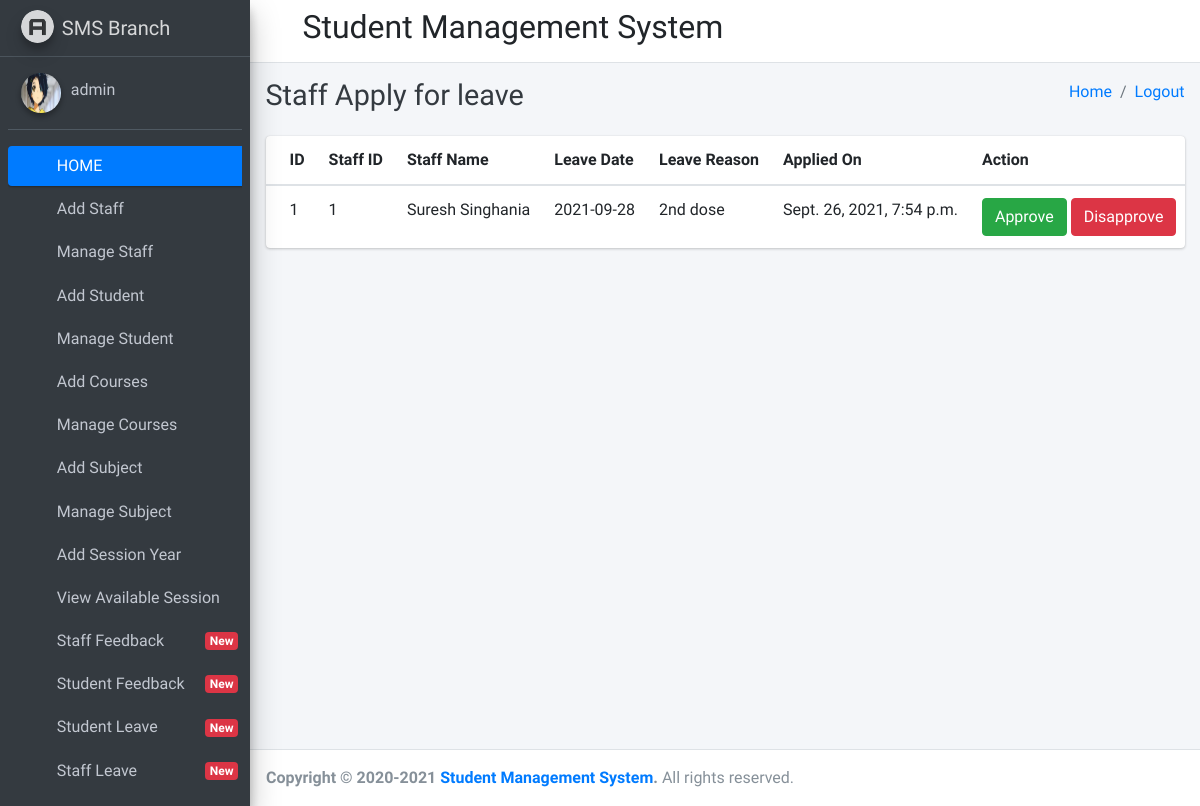
Page /staff_leave_view (signed in) on the earlier database version.
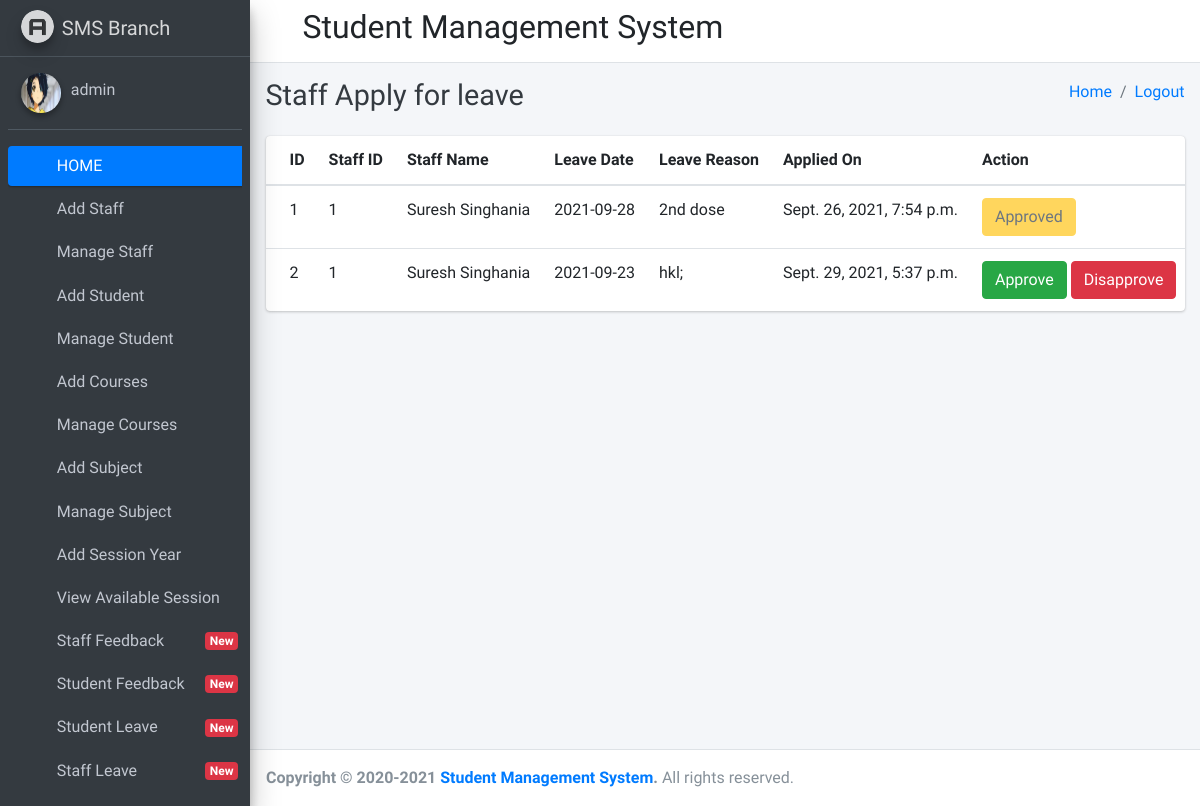
Same page on the later database version.
### student_management_app/models.py (models this page shows)
class CustomUser(AbstractUser):
    user_type_data=((1,"HOD"),(2,"Staff"),(3,"Student"))
    user_type=models.CharField(default=1,choices=user_type_data,max_length=10)

class LeaveReportStaff(models.Model):
    id = models.AutoField(primary_key=True)
    staff_id = models.ForeignKey(Staffs, on_delete=models.CASCADE)
    leave_date = models.CharField(max_length=255,default="")
    leave_message = models.TextField()
    leave_status = models.IntegerField(default=0)
    created_at = models.DateTimeField(auto_now_add=True)
    updated_at = models.DateTimeField(auto_now_add=True)
    objects = models.Manager()

class Staffs(models.Model):
    id=models.AutoField(primary_key=True)
    admin=models.OneToOneField(CustomUser,on_delete=models.CASCADE,default="")
    address=models.TextField()
    created_at=models.DateTimeField(auto_now_add=True)
    updated_at=models.DateTimeField(auto_now_add=True)
    objects=models.Manager()

### student_management_app/HodViews.py (the view)
# urls.py: path('staff_leave_view', HodViews.staff_leave_view, name="staff_leave_view"),
def staff_leave_view(request):
    leaves = LeaveReportStaff.objects.all()
    return render(request,"hod_templates/staff_leave_view.html",{"leaves":leaves})

### student_management_app/context_processors.py (called while the page is built)
def google_analytics(request: HttpRequest):
    return {
        'GA_KEY': settings.GOOGLE_ANALYTICS_KEY,
    }

### student_management_app/templates/hod_templates/staff_leave_view.html
{% extends 'hod_templates/base_template.html' %}
{% block page_title %}
Staff Apply for leave
{% endblock page_title %}
{% block main_content %}
    <section class="content">
      <div class="container-fluid">
          <div class="row">
              <div class="col-md-12">
            <div class="card card-primary">
              <div class="card-body table-responsive p-0">
                <table class="table table-hover text-nowrap">
                  <thead>
                    <tr>
                      <th>ID</th>
                        <th>Staff ID</th>
                        <th>Staff Name</th>
                        <th>Leave Date</th>
                        <th>Leave Reason</th>
                        <th>Applied On</th>
                        <th>Action</th>
                    </tr>
                  </thead>
                  <tbody>
                    {% for leave in leaves %}
                  <tr>
                    <td>{{ leave.id }}</td>
                      <td>{{ leave.staff_id.id }}</td>
                      <td>{{ leave.staff_id.admin.first_name }} {{ leave.staff_id.admin.last_name }}</td>
                      <td>{{ leave.leave_date }}</td>
                    <td>{{ leave.leave_message }}</td>
                    <td>{{ leave.created_at }}</td>
                    <td>
                      {% if leave.leave_status == 0 %}
                      <a href="{% url 'staff_approve_leave' leave_id=leave.id %}" class="btn btn-success" >Approve</a>
                      <a href="{% url 'staff_disapprove_leave' leave_id=leave.id %}" class="btn btn-danger" >Disapprove</a>
                      {% elif leave.leave_status == 1 %}
                      <button class="btn btn-warning" disabled="disabled" data-toggle="model" data-target="#reply_model">Approved</button>
                      {% else %}
                      <button class="btn btn-danger" disabled="disabled" data-toggle="model" data-target="#reply_model">Disapproved</button>
                      {% endif %}
                    </td>
                  </tr>
                  {% endfor %}
                  </tbody>
                </table>
              </div>
            </div>
          </div>
          </div>
      </div>
    </section>
{% endblock main_content %}

### student_management_app/templates/hod_templates/base_template.html (shortened to what this page needs)
{% load static %}
<!DOCTYPE html>
<html>
<head>
  <link rel="stylesheet" href="{% static 'plugins/fontawesome-free/css/all.min.css' %}">
  <link rel="stylesheet" href="https://code.ionicframework.com/ionicons/2.0.1/css/ionicons.min.css">
  <link rel="stylesheet" href="{% static 'plugins/tempusdominus-bootstrap-4/css/tempusdominus-bootstrap-4.min.css' %}">
  <link rel="stylesheet" href="{% static 'plugins/icheck-bootstrap/icheck-bootstrap.min.css' %}">
  <link rel="stylesheet" href="{% static 'plugins/jqvmap/jqvmap.min.css' %}">
  <link rel="stylesheet" href="{% static 'dist/css/adminlte.min.css' %}">
  <link rel="stylesheet" href="{% static 'plugins/overlayScrollbars/css/OverlayScrollbars.min.css' %}">
  <link rel="stylesheet" href="{% static 'plugins/daterangepicker/daterangepicker.css' %}">
  <link rel="stylesheet" href="{% static 'plugins/summernote/summernote-bs4.css' %}">
</head>
<body class="hold-transition sidebar-mini layout-fixed">
<div class="wrapper">
  <nav class="main-header navbar navbar-expand navbar-white navbar-light">
    <ul class="navbar-nav">
      <li class="nav-item">
        <a class="nav-link" data-widget="pushmenu" href="#"><i class="fas fa-bars"></i></a>
      </li>
      <h2>Student Management System</h2>
    </ul>
  </nav>
  {% include 'hod_templates/sidebar_content.html' %}
    <div class="content-wrapper">
  <div class="content-header">
      <div class="container-fluid">
        <div class="row mb-2">
          <div class="col-sm-6">
            <h1 class="m-0 text-dark">{% block page_title %}{% endblock page_title %}</h1>
          </div>
          <div class="col-sm-6">
            <ol class="breadcrumb float-sm-right">
              <li class="breadcrumb-item"><a href="/admin_home">Home</a></li>
              <li class="breadcrumb-item active"><a href="/">Logout</a> </li>
            </ol>
          </div>
        </div>
      </div>
    </div>
{% block main_content %}
  {% endblock main_content %}
</div>
  {% include 'hod_templates/footer.html' %}
</div>
</body>
</html>

### student_management_app/templates/hod_templates/sidebar_content.html (shortened to what this page needs)
{% load static %}
<aside class="main-sidebar sidebar-dark-primary elevation-4">
    <a href="index3.html" class="brand-link">
      <img src="{% static 'dist/img/AdminLTELogo.png' %}" alt="AdminLTE Logo" class="brand-image img-circle elevation-3"
           style="opacity: .8">
      <span class="brand-text font-weight-light">SMS Branch</span>
    </a>
    <div class="sidebar">
      <div class="user-panel mt-3 pb-3 mb-3 d-flex">
        <div class="image">
          <img src="{% static 'dist/img/aarti.jpg' %}" class="img-circle elevation-2" alt="User Image" style="height: 2.5rem;
    width: 2.5rem;
}">
        </div>
        <div class="info">
          <a href="/admin_profile" class="d-block">{{ user.username }}</a>
        </div>
      </div>
      <nav class="mt-2">
        <ul class="nav nav-pills nav-sidebar flex-column" data-widget="treeview" role="menu" data-accordion="false">
          <li class="nav-item has-treeview menu-open">
            <a href="http://127.0.0.1:8000/admin_home" class="nav-link active">
              <i class="nav-icon fas fa-tachometer-alt"></i>
              <p>
                HOME
              </p>
            </a>
          </li>
          <li class="nav-item">
            <a href="/add_staff" class="nav-link">
              <i class="nav-icon fas fa-th"></i>
              <p>
                Add Staff
              </p>
            </a>
          </li>
          <li class="nav-item">
            <a href="/manage_staff" class="nav-link">
              <i class="nav-icon fas fa-th"></i>
              <p>
                Manage Staff
              </p>
            </a>
          </li>
          <li class="nav-item">
            <a href="/add_student" class="nav-link">
              <i class="nav-icon fas fa-th"></i>
              <p>
                Add Student
              </p>
            </a>
          </li>
          <li class="nav-item">
            <a href="/manage_student" class="nav-link">
              <i class="nav-icon fas fa-th"></i>
              <p>
                Manage Student
              </p>
            </a>
          </li>
          <li class="nav-item">
            <a href="/add_course" class="nav-link">
              <i class="nav-icon fas fa-th"></i>
              <p>
                Add Courses
              </p>
            </a>
          </li>
          <li class="nav-item">
            <a href="/manage_course" class="nav-link">
              <i class="nav-icon fas fa-th"></i>
              <p>
                Manage Courses
              </p>
            </a>
          </li>
          <li class="nav-item">
            <a href="/add_subject" class="nav-link">
              <i class="nav-icon fas fa-th"></i>
              <p>
                Add Subject
              </p>
            </a>
          </li>
          <li class="nav-item">
            <a href="/manage_subject" class="nav-link">
              <i class="nav-icon fas fa-th"></i>
              <p>
                Manage Subject
              </p>
            </a>
          </li>
          <li class="nav-item">
            <a href="/add_session" class="nav-link">
              <i class="nav-icon fas fa-th"></i>
              <p>
                Add Session Year
              </p>
            </a>
          </li>
          <li class="nav-item">
            <a href="/manage_session" class="nav-link">
              <i class="nav-icon fas fa-th"></i>
              <p>
                View Available Session
              </p>
            </a>
          </li>
          <li class="nav-item">
            <a href="/staff_feedback_message" class="nav-link">
              <i class="nav-icon fas fa-th"></i>
              <p>
                Staff Feedback
                <span class="right badge badge-danger">New</span>
              </p>
            </a>
          </li>
          <li class="nav-item">
            <a href="/student_feedback_message" class="nav-link">
              <i class="nav-icon fas fa-th"></i>
              <p>
                Student Feedback
                <span class="right badge badge-danger">New</span>
              </p>
            </a>
          </li>
          <li class="nav-item">
            <a href="/student_leave_view" class="nav-link">
              <i class="nav-icon fas fa-th"></i>
              <p>
                Student Leave
                <span class="right badge badge-danger">New</span>
              </p>
            </a>
          </li>
          <li class="nav-item">
            <a href="/staff_leave_view" class="nav-link">
              <i class="nav-icon fas fa-th"></i>
              <p>
                Staff Leave
                <span class="right badge badge-danger">New</span>
              </p>
            </a>
          </li>
          <li class="nav-item">
            <a href="/admin_sendnotification_staff" class="nav-link">
            </a>
          </li>
        </ul>
      </nav>
    </div>
  </aside>

### student_management_app/templates/hod_templates/footer.html
<footer class="main-footer" >
    <strong>Copyright &copy; 2020-2021 <a href="#">Student Management System</a>.</strong>
    All rights reserved.
  </footer>

Differences in the rows shown:
changed LeaveReportStaff "2nd dose": leave_status "Approve Disapprove" → "Approved"
added LeaveReportStaff: id "2", staff_id.id "1", staff_id.admin.first_name "Suresh", staff_id.admin.last_name "Singhania", leave_date "2021-09-23", leave_message "hkl;", created_at "Sept. 29, 2021, 5:37 p.m.", leave_status "Approve"
